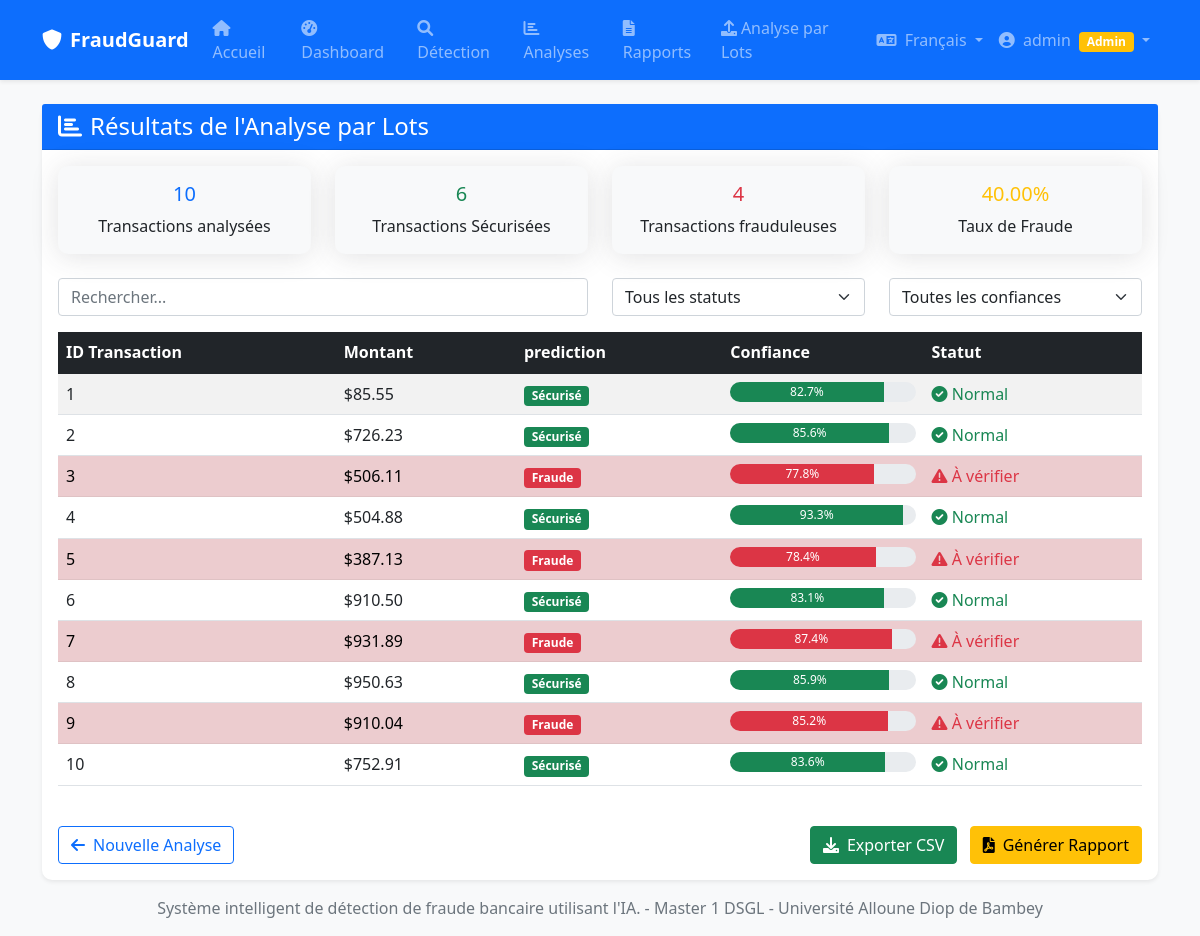
The page /batch-results (signed in) on the database its author committed.
### app.py (models this page shows)
class User(UserMixin, db.Model):
    id = db.Column(db.Integer, primary_key=True)
    username = db.Column(db.String(80), unique=True, nullable=False)
    email = db.Column(db.String(120), unique=True, nullable=False)
    password_hash = db.Column(db.String(120), nullable=False)
    phone = db.Column(db.String(20))
    created_at = db.Column(db.DateTime, default=datetime.utcnow)
    is_admin = db.Column(db.Boolean, default=False)
    is_active = db.Column(db.Boolean, default=True)
    language = db.Column(db.String(5), default='fr')
    last_login = db.Column(db.DateTime)
    predictions = db.relationship('PredictionHistory', backref='user', lazy=True)
    alerts = db.relationship('Alert', backref='user', lazy=True)

### app.py (the view)
@app.route('/batch-results')
@login_required
def batch_results():
    results = [
        {
            'transaction_id': i + 1,
            'amount': round(np.random.uniform(10, 1000), 2),
            'prediction': 'Fraude' if np.random.random() < 0.15 else 'Sécurisé',
            'confidence': round(np.random.uniform(0.7, 0.99), 3)
        }
        for i in range(10)
    ]
    return render_template('batch_results.html', results=results)

### app.py (called while the page is built)
@login_manager.user_loader
def load_user(user_id):
    return User.query.get(int(user_id))

def _(text):
    locale = get_locale()
    return TRANSLATIONS.get(locale, {}).get(text, text)

def get_locale():
    try:
        if current_user.is_authenticated and hasattr(current_user, 'language') and current_user.language:
            return current_user.language
    except:
        pass
    if 'language' in session and session['language'] in ['fr', 'en']:
        return session['language']
    return 'fr'  # Français par défaut

@app.context_processor
def utility_processor():
    return dict(_=_, get_locale=get_locale)

### templates/batch_results.html (shortened to what this page needs)
<!DOCTYPE html>
<html lang="{{ get_locale() }}">
<head>
    <link href="https://cdn.jsdelivr.net/npm/bootstrap@5.1.3/dist/css/bootstrap.min.css" rel="stylesheet">
    <link rel="stylesheet" href="https://cdnjs.cloudflare.com/ajax/libs/font-awesome/6.0.0/css/all.min.css">
</head>
<body class="d-flex flex-column min-vh-100">
    {% include 'navbar.html' %}
    <main class="container mt-4">
        <div class="row">
            <div class="col-12">
                <div class="card shadow-sm">
                    <div class="card-header bg-primary text-white">
                        <h4 class="mb-0">
                            <i class="fas fa-chart-bar me-2"></i>{{ _('batch_analysis_results') }}
                        </h4>
                    </div>
                    <div class="card-body">
                        <div class="row mb-4">
                            <div class="col-md-3">
                                <div class="card bg-light">
                                    <div class="card-body text-center">
                                        <h5 class="card-title text-primary">{{ results|length }}</h5>
                                        <p class="card-text">{{ _('analyzed_transactions') }}</p>
                                    </div>
                                </div>
                            </div>
                            <div class="col-md-3">
                                <div class="card bg-light">
                                    <div class="card-body text-center">
                                        <h5 class="card-title text-success">
                                            {{ results|selectattr('prediction', 'equalto', 'Sécurisé')|list|length }}
                                        </h5>
                                        <p class="card-text">{{ _('safe_transactions') }}</p>
                                    </div>
                                </div>
                            </div>
                            <div class="col-md-3">
                                <div class="card bg-light">
                                    <div class="card-body text-center">
                                        <h5 class="card-title text-danger">
                                            {{ results|selectattr('prediction', 'equalto', 'Fraude')|list|length }}
                                        </h5>
                                        <p class="card-text">{{ _('fraudulent_transactions') }}</p>
                                    </div>
                                </div>
                            </div>
                            <div class="col-md-3">
                                <div class="card bg-light">
                                    <div class="card-body text-center">
                                        <h5 class="card-title text-warning">
                                            {% if results|length > 0 %}
                                                {{ "%.2f"|format((results|selectattr('prediction', 'equalto', 'Fraude')|list|length / results|length * 100)) }}%
                                            {% else %}
                                                0%
                                            {% endif %}
                                        </h5>
                                        <p class="card-text">{{ _('fraud_rate') }}</p>
                                    </div>
                                </div>
                            </div>
                        </div>
                        <div class="row mb-3">
                            <div class="col-md-6">
                                <input type="text" class="form-control" id="searchInput" placeholder="{{ _('search') }}...">
                            </div>
                            <div class="col-md-3">
                                <select class="form-select" id="statusFilter">
                                    <option value="">{{ _('all_statuses') }}</option>
                                </select>
                            </div>
                            <div class="col-md-3">
                                <select class="form-select" id="confidenceFilter">
                                    <option value="">{{ _('all_confidence') }}</option>
                                </select>
                            </div>
                        </div>
                        <div class="table-responsive">
                            <table class="table table-striped table-hover">
                                <thead class="table-dark">
                                    <tr>
                                        <th>{{ _('transaction_id') }}</th>
                                        <th>{{ _('amount') }}</th>
                                        <th>{{ _('prediction') }}</th>
                                        <th>{{ _('confidence') }}</th>
                                        <th>{{ _('status') }}</th>
                                    </tr>
                                </thead>
                                <tbody>
                                    {% for result in results %}
                                    <tr class="{% if result.prediction == 'Fraude' %}table-danger{% endif %}">
                                        <td>{{ result.transaction_id }}</td>
                                        <td>${{ "%.2f"|format(result.amount) }}</td>
                                        <td>
                                            <span class="badge {% if result.prediction == 'Fraude' %}bg-danger{% else %}bg-success{% endif %}">
                                                {% if result.prediction == 'Fraude' %}
                                                    {{ _('fraud') }}
                                                {% else %}
                                                    {{ _('secure') }}
                                                {% endif %}
                                            </span>
                                        </td>
                                        <td>
                                            <div class="progress">
                                                <div class="progress-bar {% if result.prediction == 'Fraude' %}bg-danger{% else %}bg-success{% endif %}"
                                                     style="width: {{ result.confidence * 100 }}%">
                                                    {{ "%.1f"|format(result.confidence * 100) }}%
                                                </div>
                                            </div>
                                        </td>
                                        <td>
                                            {% if result.prediction == 'Fraude' %}
                                                <i class="fas fa-exclamation-triangle text-danger"></i>
                                                <span class="text-danger">{{ _('to_verify') }}</span>
                                            {% else %}
                                                <i class="fas fa-check-circle text-success"></i>
                                                <span class="text-success">{{ _('normal') }}</span>
                                            {% endif %}
                                        </td>
                                    </tr>
                                    {% endfor %}
                                </tbody>
                            </table>
                        </div>
                        <div class="row mt-4">
                            <div class="col-12">
                                <div class="d-flex justify-content-between">
                                    <a href="{{ url_for('batch_prediction') }}" class="btn btn-outline-primary">
                                        <i class="fas fa-arrow-left me-2"></i>{{ _('new_analysis') }}
                                    </a>
                                    <div>
                                        <button class="btn btn-success me-2" onclick="exportToCSV()">
                                            <i class="fas fa-download me-2"></i>{{ _('export_csv') }}
                                        </button>
                                        <button class="btn btn-warning" onclick="generateReport()">
                                            <i class="fas fa-file-pdf me-2"></i>{{ _('generate_report') }}
                                        </button>
                                    </div>
                                </div>
                            </div>
                        </div>
                    </div>
                </div>
            </div>
        </div>
    </main>
    <footer class="mt-auto py-3 bg-light">
        <div class="container text-center">
            <span class="text-muted">{{ _('fraudguard_system') }} - {{ _('master_dsgl') }} - {{ _('university_bambey') }}</span>
        </div>
    </footer>
</body>
</html>

### templates/navbar.html (shortened to what this page needs)
<nav class="navbar navbar-expand-lg navbar-dark bg-primary shadow-sm">
    <div class="container">
        <a class="navbar-brand fw-bold" href="{{ url_for('index') }}">
            <i class="fas fa-shield-alt me-2"></i>FraudGuard
        </a>
        <div class="collapse navbar-collapse" id="navbarNav">
            <ul class="navbar-nav me-auto">
                <li class="nav-item">
                    <a class="nav-link" href="{{ url_for('index') }}">
                        <i class="fas fa-home me-1"></i>{{ _('home') }}
                    </a>
                </li>
                {% if current_user.is_authenticated %}
                <li class="nav-item">
                    <a class="nav-link" href="{{ url_for('dashboard') }}">
                        <i class="fas fa-tachometer-alt me-1"></i>{{ _('dashboard') }}
                    </a>
                </li>
                <li class="nav-item">
                    <a class="nav-link" href="{{ url_for('prediction') }}">
                        <i class="fas fa-search me-1"></i>{{ _('detection') }}
                    </a>
                </li>
                <li class="nav-item">
                    <a class="nav-link" href="{{ url_for('advanced_analysis') }}">
                        <i class="fas fa-chart-bar me-1"></i>{{ _('analysis') }}
                    </a>
                </li>
                <li class="nav-item">
                    <a class="nav-link" href="{{ url_for('reports_dashboard') }}">
                        <i class="fas fa-file-alt me-1"></i>{{ _('reports') }}
                    </a>
                </li>
                <li class="nav-item">
                    <a class="nav-link" href="{{ url_for('batch_prediction') }}">
                        <i class="fas fa-upload me-1"></i>{{ _('batch_analysis') }}
                    </a>
                </li>
                {% endif %}
            </ul>
            <ul class="navbar-nav">
                <li class="nav-item dropdown">
                    <a class="nav-link dropdown-toggle" href="#" id="languageDropdown" role="button" data-bs-toggle="dropdown">
                        <i class="fas fa-language me-1"></i>
                        {% if get_locale() == 'fr' %}Français{% else %}English{% endif %}
                    </a>
                </li>
                {% if current_user.is_authenticated %}
                <li class="nav-item dropdown">
                    <a class="nav-link dropdown-toggle" href="#" id="navbarDropdown" role="button" data-bs-toggle="dropdown">
                        <i class="fas fa-user-circle me-1"></i> {{ current_user.username }}
                        {% if current_user.is_admin %}<span class="badge bg-warning ms-1">Admin</span>{% endif %}
                    </a>
                </li>
                {% endif %}
            </ul>
        </div>
    </div>
</nav>

### templates/batch_results.html (style rules this page uses)
body { background-color: #f8f9fa; }
.card { border: none; border-radius: 10px; box-shadow: 0 0.15rem 1.75rem 0 rgba(58, 59, 69, 0.15); }
.table th { border-top: none; font-weight: 600; }
.progress { height: 20px; border-radius: 10px; }
.badge { font-size: 0.75em; }

### rows shown on the page
User: username "admin", is_active+language "Tous les statuts", is_active+language "Toutes les confiances"

### other values the page prints
{{ results|length }} "10"
{{ results|selectattr('prediction', 'equalto', 'Sécurisé')|list|length }} "6"
{{ results|selectattr('prediction', 'equalto', 'Fraude')|list|length }} "4"
{{ result.transaction_id }} "1" "2" "3" "4" "5" "6" "7" "8" "9" "10"
{{ "%.2f"|format(result.amount) }} "85.55" "726.23" "506.11" "504.88" "387.13" "910.50" "931.89" "950.63" "910.04" "752.91"
{{ "%.1f"|format(result.confidence * 100) }} "82.7" "85.6" "77.8" "93.3" "78.4" "83.1" "87.4" "85.9" "85.2" "83.6"
